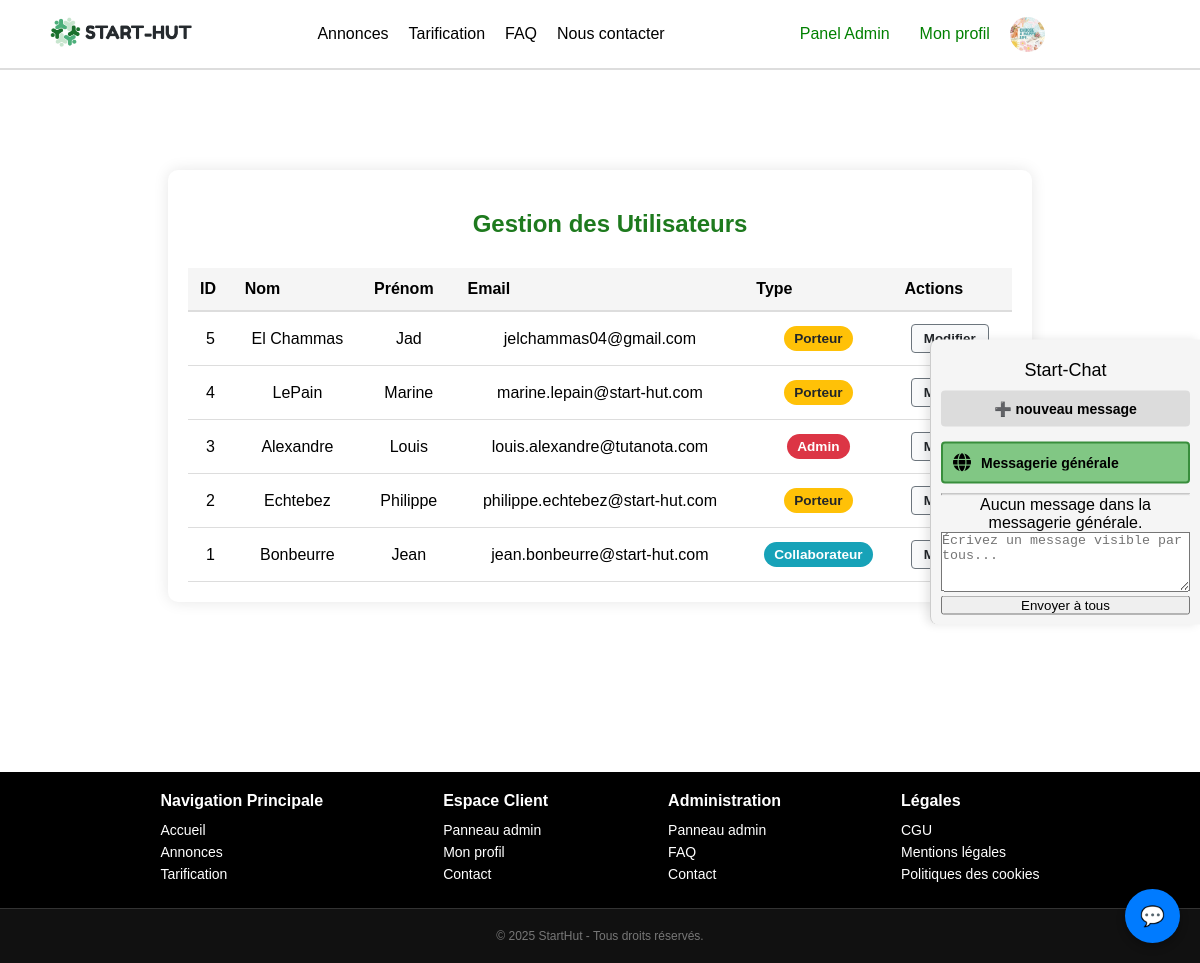
Page /src/views/admin.php?mode=general (signed in) on the committed database.
### tables this page shows
CREATE TABLE Utilisateurs (
    id INT PRIMARY KEY AUTO_INCREMENT,
    nom VARCHAR(255) NOT NULL,
    prenom VARCHAR(255) NOT NULL ,
    email VARCHAR(255) NOT NULL UNIQUE,
    mot_de_passe VARCHAR(255) NOT NULL,
    description_profil VARCHAR(255),
    langues_parlees VARCHAR(255),
    type ENUM('porteur', 'collaborateur', 'admin') NOT NULL
);

### src/views/admin.php (the view, shortened to what this page needs)
<?php
$conn = new mysqli(DB_HOST, DB_USER, DB_PASS, DB_NAME);
$connection_error = null;
$sql = "SELECT id, nom, prenom, email, type FROM Utilisateurs ORDER BY id DESC";
$result = $conn->query($sql);
$query_error = null;
$all_users = [];
if (!$connection_error && $result === false) {
    $query_error = "Erreur lors de la récupération des utilisateurs : " . $conn->error;
    error_log($query_error);
} elseif (!$connection_error && $result) {
    $all_users = $result->fetch_all(MYSQLI_ASSOC);
}
?>
<!DOCTYPE html>
<html>
<head>
    <link rel="stylesheet" href="/Start-Hut/public/assets/css/styles.css">
    <link rel="stylesheet" href="/Start-Hut/public/assets/css/styles-quentin.css">
    <link rel="stylesheet" href="/Start-Hut/public/assets/css/styles-guillaume.css">
</head>
<body>
<?php include('../templates/header.php');  ?>
<div class="content">
    <div class="admin-container">
        <h1 class="admin-title">Gestion des Utilisateurs</h1>
        <table class="users-table">
            <thead>
                <tr>
                    <th>ID</th>
                    <th>Nom</th>
                    <th>Prénom</th>
                    <th>Email</th>
                    <th>Type</th>
                    <th>Actions</th>
                </tr>
            </thead>
            <tbody>
                <?php if (!$connection_error && !empty($all_users)): ?>
                    <?php foreach($all_users as $row): ?>
                        <tr id="user-row-<?php echo $row['id']; ?>">
                            <td><?php echo $row['id']; ?></td>
                            <td><?php echo htmlspecialchars($row['nom']); ?></td>
                            <td><?php echo htmlspecialchars($row['prenom']); ?></td>
                            <td><?php echo htmlspecialchars($row['email']); ?></td>
                            <td>
                                <span class="user-type type-<?php echo strtolower($row['type']); ?>">
                                    <?php echo ucfirst($row['type']); ?>
                                </span>
                            </td>
                            <td>
                                <button class="btn-edit" onclick="editUser(<?php echo $row['id']; ?>)">Modifier</button>
                            </td>
                        </tr>
                    <?php endforeach; ?>
                <?php elseif (isset($query_error)):
                ?>
                    <tr>
                        <td colspan="6" style="text-align: center;">Impossible de charger les utilisateurs : <?php echo htmlspecialchars($query_error); ?></td>
                    </tr>
                <?php elseif ($connection_error): ?>
                     <tr>
                        <td colspan="6" style="text-align: center;">Impossible de se connecter à la base de données. Vérifiez le message d'erreur ci-dessus.</td>
                    </tr>
                <?php else:  ?>
                    <tr>
                        <td colspan="6" style="text-align: center;">Aucun utilisateur trouvé dans la base de données.</td>
                    </tr>
                <?php endif; ?>
            </tbody>
        </table>
    </div>
</div>
<?php
include('../templates/footer.php');
?>
</body>
</html>

### public/assets/css/styles.css (style rules this page uses)
* { margin: 0; padding: 0; box-sizing: border-box; }
body { width: auto; font-family: 'Open Sans', sans-serif; display: flex; flex-direction: column; min-height: 100vh; }
html, body { margin: 0; padding: 0; overflow-x: hidden; width: 100vw; box-sizing: border-box; }
.content { display: flex; justify-content: center; align-items: center; flex-direction: column; text-align: center; padding-bottom: 100px; }
.content { width: 80%; margin: 30px auto; }
h1 { font-size: 2em; margin: 20px 0; padding-left: 20px; }

### public/assets/css/styles-guillaume.css (style rules this page uses)
.content { display: flex; flex-direction: column; align-items: center; justify-content: center; }

### public/assets/css/styles-meryem.css (style rules this page uses)
:root { --primary-color: green; --primary-dark: rgb(6, 78, 6); --primary-light: #d1ffd1; --text-color: #333; --background: #f8f8f8; }
body { margin: 0; font-family: Arial, sans-serif; background-color: white; }

### src/views/admin.php (style rules this page uses)
.admin-container { width: 90%; max-width: 1200px; margin: 40px auto; background-color: #fff; border-radius: 10px; padding: 20px; box-shadow: 0 0 15px rgba(0, 0, 0, 0.1); }
.admin-title { text-align: center; margin-bottom: 30px; color: #1e7a1e; font-size: 24px; font-weight: bold; }
.users-table { width: 100%; border-collapse: collapse; margin-top: 20px; }
.users-table th { background-color: #f5f5f5; text-align: left; padding: 12px; border-bottom: 2px solid #ddd; font-weight: bold; }
.users-table td { padding: 12px; border-bottom: 1px solid #ddd; }
.btn-edit, .btn-save, .btn-cancel { padding: 6px 12px; border-radius: 4px; cursor: pointer; font-weight: bold; margin-right: 5px; }
.btn-edit { background-color: #f8f9fa; border: 1px solid #6c757d; color: #212529; }
.user-type { display: inline-block; padding: 5px 10px; border-radius: 15px; font-size: 0.85em; font-weight: 600; }
.type-admin { background-color: #dc3545; color: white; }
.type-porteur { background-color: #ffc107; color: #212529; }
.type-collaborateur { background-color: #17a2b8; color: white; }

### rows in the picture
utilisateurs: id "5", nom "El Chammas", prenom "Jad", email "jelchammas04@gmail.com", type "Porteur"
utilisateurs: id "4", nom "LePain", prenom "Marine", email "marine.lepain@start-hut.com", type "Porteur"
utilisateurs: id "3", nom "Alexandre", prenom "Louis", email "louis.alexandre@tutanota.com", type "Admin"
utilisateurs: id "2", nom "Echtebez", prenom "Philippe", email "philippe.echtebez@start-hut.com", type "Porteur"
utilisateurs: id "1", nom "Bonbeurre", prenom "Jean", email "jean.bonbeurre@start-hut.com", type "Collaborateur"
